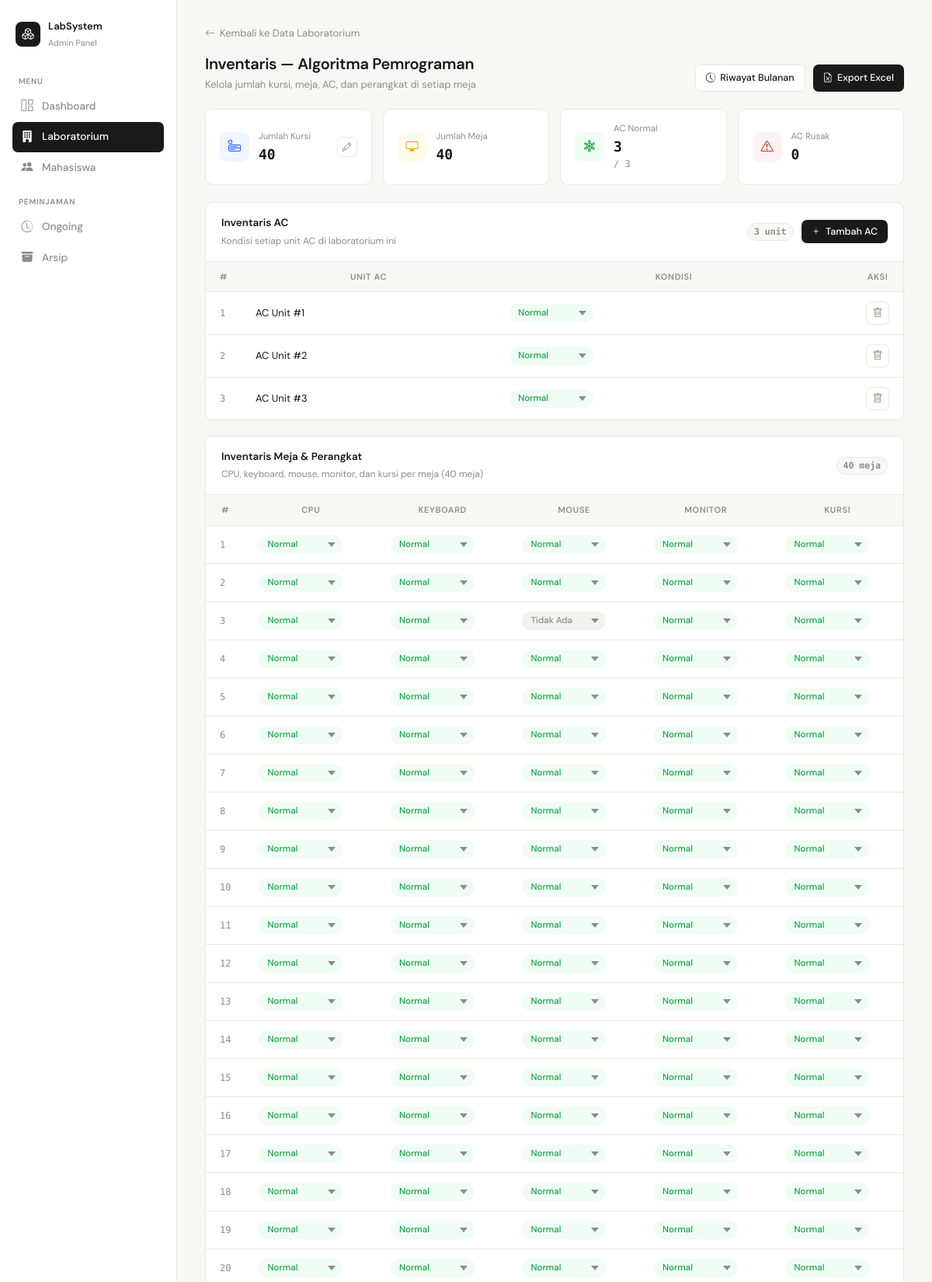
The app's page /admin/inventaris/inventaris_lab.php?id_lab=1 (signed in, upper part) with its own data.
### tables this page shows
CREATE TABLE `data_lab` (
  `id_lab` int NOT NULL,
  `nama_lab` varchar(100) NOT NULL,
  `lokasi` varchar(100) DEFAULT NULL,
  `stok` int NOT NULL,
  `jumlah_kursi` int NOT NULL DEFAULT '40',
  `jumlah_meja` int NOT NULL DEFAULT '40',
  `status` enum('availabel','not available') NOT NULL
);

CREATE TABLE `inventaris_ac` (
  `id_ac` int NOT NULL,
  `id_lab` int NOT NULL,
  `nomor_ac` int NOT NULL,
  `kondisi` enum('normal','rusak') NOT NULL DEFAULT 'normal'
);

CREATE TABLE `inventaris_meja` (
  `id_meja` int NOT NULL,
  `id_lab` int NOT NULL,
  `nomor_meja` int NOT NULL,
  `cpu_kondisi` enum('normal','rusak','instal_ulang') NOT NULL DEFAULT 'normal',
  `keyboard_kondisi` enum('normal','rusak','tidak_ada') NOT NULL DEFAULT 'normal',
  `mouse_kondisi` enum('normal','rusak','tidak_ada') NOT NULL DEFAULT 'normal',
  `monitor_kondisi` enum('normal','rusak','tidak_ada') NOT NULL DEFAULT 'normal',
  `kursi_kondisi` enum('normal','rusak','tidak_ada') NOT NULL DEFAULT 'normal'
);

### admin/inventaris/inventaris_lab.php (the view, shortened to what this page needs)
<?php
require_once __DIR__ . '/../../config/koneksi.php';
$id_lab = $_GET['id_lab'] ?? null;
$id_lab = mysqli_real_escape_string($koneksi, $id_lab);
$labRes = mysqli_query($koneksi, "SELECT * FROM data_lab WHERE id_lab = '$id_lab'");
$lab = mysqli_fetch_assoc($labRes);
$JUMLAH_MEJA_STANDAR = 40;
$acQuery = mysqli_query($koneksi, "SELECT * FROM inventaris_ac WHERE id_lab = '$id_lab' ORDER BY nomor_ac ASC");
$jumlahAc       = mysqli_num_rows($acQuery);
$acNormal       = 0;
$acRusak        = 0;
$acRows         = [];
while ($ac = mysqli_fetch_assoc($acQuery)) {
    $acRows[] = $ac;
    if ($ac['kondisi'] === 'normal') { $acNormal++; } else { $acRusak++; }
}
$mejaQuery = mysqli_query($koneksi, "SELECT * FROM inventaris_meja WHERE id_lab = '$id_lab' ORDER BY nomor_meja ASC");
$mejaRows = [];
while ($m = mysqli_fetch_assoc($mejaQuery)) { $mejaRows[] = $m; }
$jumlahMeja  = count($mejaRows);
$jumlahKursi = (int) ($lab['jumlah_kursi'] ?? $JUMLAH_MEJA_STANDAR);
function kondisiClass($val) {
    return match($val) {
        'normal'       => 'cond-normal',
        'rusak'        => 'cond-rusak',
        'instal_ulang' => 'cond-instal',
        'tidak_ada'    => 'cond-tidak-ada',
        default        => '',
    };
}
?>
<!DOCTYPE html>
<html lang="id">
<head>
<link href="https://cdn.jsdelivr.net/npm/bootstrap-icons/font/bootstrap-icons.css" rel="stylesheet">
</head>
<body>
<aside class="sidebar" id="sidebar">
    <div class="sidebar-logo">
        <div class="logo-icon"><i class="bi bi-boxes"></i></div>
        <div class="sidebar-logo-text">
            <strong>LabSystem</strong>
            <span>Admin Panel</span>
        </div>
    </div>
    <p class="nav-section">Menu</p>
    <ul style="list-style:none;padding:0;margin:0">
        <li class="nav-item"><a class="nav-link" href="../dashboard.php"><i class="bi bi-grid-1x2"></i> Dashboard</a></li>
        <li class="nav-item"><a class="nav-link active" href="../lab/data_lab.php"><i class="bi bi-building-fill"></i> Laboratorium</a></li>
        <li class="nav-item"><a class="nav-link" href="../mahasiswa/data_mhs.php"><i class="bi bi-people-fill"></i> Mahasiswa</a></li>
    </ul>
    <p class="nav-section">Peminjaman</p>
    <ul style="list-style:none;padding:0;margin:0">
        <li class="nav-item"><a class="nav-link" href="../peminjaman/riwayat_pinjam.php"><i class="bi bi-clock-history"></i> Ongoing</a></li>
        <li class="nav-item"><a class="nav-link" href="../peminjaman/arsip_peminjaman.php"><i class="bi bi-archive-fill"></i> Arsip</a></li>
    </ul>
    <div style="flex:1"></div>
</aside>
<main class="main">
    <a href="../lab/data_lab.php" class="back-link"><i class="bi bi-arrow-left"></i> Kembali ke Data Laboratorium</a>
    <div class="page-header">
        <div class="page-header-left">
            <h1>Inventaris — <?= htmlspecialchars($lab['nama_lab']); ?></h1>
            <p>Kelola jumlah kursi, meja, AC, dan perangkat di setiap meja</p>
        </div>
        <div style="display:flex;gap:10px;flex-wrap:wrap;">
            <a href="riwayat_inventaris.php?id_lab=<?= urlencode($id_lab); ?>" class="btn-secondary-page">
                <i class="bi bi-clock-history"></i> Riwayat Bulanan
            </a>
            <a href="export_inventaris.php?id_lab=<?= urlencode($id_lab); ?>" class="btn-primary">
                <i class="bi bi-file-earmark-excel"></i> Export Excel
            </a>
        </div>
    </div>
    <div class="summary-grid">
        <div class="summary-card">
            <div class="summary-icon kursi"><i class="bi bi-menu-app"></i></div>
            <div class="summary-info">
                <span>Jumlah Kursi</span>
                <strong id="jumlahKursiText"><?= $jumlahKursi; ?></strong>
            </div>
            <button class="summary-edit-btn" id="editKursiBtn" title="Ubah jumlah kursi"><i class="bi bi-pencil"></i></button>
        </div>
        <div class="summary-card">
            <div class="summary-icon meja"><i class="bi bi-display"></i></div>
            <div class="summary-info">
                <span>Jumlah Meja</span>
                <strong><?= $jumlahMeja; ?></strong>
            </div>
        </div>
        <div class="summary-card">
            <div class="summary-icon ac-ok"><i class="bi bi-snow2"></i></div>
            <div class="summary-info">
                <span>AC Normal</span>
                <strong><?= $acNormal; ?> <span style="font-size:12px;color:var(--muted);font-weight:400;">/ <?= $jumlahAc; ?></span></strong>
            </div>
        </div>
        <div class="summary-card">
            <div class="summary-icon ac-rusak"><i class="bi bi-exclamation-triangle"></i></div>
            <div class="summary-info">
                <span>AC Rusak</span>
                <strong><?= $acRusak; ?></strong>
            </div>
        </div>
    </div>
    <div class="card">
        <div class="card-header">
            <div class="card-header-left">
                <h2>Inventaris AC</h2>
                <span>Kondisi setiap unit AC di laboratorium ini</span>
            </div>
            <div style="display:flex;align-items:center;gap:10px;">
                <span class="count-chip"><?= $jumlahAc; ?> unit</span>
                <form method="POST" action="tambah_ac.php" style="margin:0;">
                    <button type="submit" class="btn-primary"><i class="bi bi-plus"></i> Tambah AC</button>
                </form>
            </div>
        </div>
        <div class="table-wrap">
            <table>
                <thead>
                    <tr>
                        <th style="width:44px">#</th>
                        <th>Unit AC</th>
                        <th>Kondisi</th>
                        <th style="width:60px">Aksi</th>
                    </tr>
                </thead>
                <tbody>
                <?php if ($jumlahAc > 0): ?>
                    <?php foreach ($acRows as $ac): ?>
                    <tr>
                        <td class="row-num"><?= $ac['nomor_ac']; ?></td>
                        <td>AC Unit #<?= $ac['nomor_ac']; ?></td>
                        <td>
                            <select class="cond-select <?= kondisiClass($ac['kondisi']); ?>"
                                    data-type="ac" data-id="<?= $ac['id_ac']; ?>" data-field="kondisi">
                                <option value="normal" <?= $ac['kondisi']==='normal'?'selected':''; ?>>Normal</option>
                            </select>
                        </td>
                        <td>
                            <a href="hapus_ac.php?id_ac=<?= $ac['id_ac']; ?>&id_lab=<?= urlencode($id_lab); ?>"
                               class="btn-action btn-delete" title="Hapus AC"
                               onclick="return confirm('Hapus unit AC #<?= $ac['nomor_ac']; ?>?')">
                                <i class="bi bi-trash"></i>
                            </a>
                        </td>
                    </tr>
                    <?php endforeach; ?>
                <?php else: ?>
                    <tr><td colspan="4" style="text-align:center;color:var(--muted);padding:28px;">Belum ada data AC. Klik "Tambah AC" untuk menambahkan.</td></tr>
                <?php endif; ?>
                </tbody>
            </table>
        </div>
    </div>
    <div class="card">
        <div class="card-header">
            <div class="card-header-left">
                <h2>Inventaris Meja & Perangkat</h2>
                <span>CPU, keyboard, mouse, monitor, dan kursi per meja (<?= $JUMLAH_MEJA_STANDAR; ?> meja)</span>
            </div>
            <span class="count-chip"><?= $jumlahMeja; ?> meja</span>
        </div>
        <div class="table-wrap">
            <table>
                <thead>
                    <tr>
                        <th style="width:44px">#</th>
                        <th>CPU</th>
                        <th>Keyboard</th>
                        <th>Mouse</th>
                        <th>Monitor</th>
                        <th>Kursi</th>
                    </tr>
                </thead>
                <tbody>
                <?php foreach ($mejaRows as $m): ?>
                    <tr>
                        <td class="row-num"><?= $m['nomor_meja']; ?></td>
                        <td>
                            <select class="cond-select <?= kondisiClass($m['cpu_kondisi']); ?>"
                                    data-type="meja" data-id="<?= $m['id_meja']; ?>" data-field="cpu_kondisi">
                                <option value="normal" <?= $m['cpu_kondisi']==='normal'?'selected':''; ?>>Normal</option>
                            </select>
                        </td>
                        <td>
                            <select class="cond-select <?= kondisiClass($m['keyboard_kondisi']); ?>"
                                    data-type="meja" data-id="<?= $m['id_meja']; ?>" data-field="keyboard_kondisi">
                                <option value="normal" <?= $m['keyboard_kondisi']==='normal'?'selected':''; ?>>Normal</option>
                            </select>
                        </td>
                        <td>
                            <select class="cond-select <?= kondisiClass($m['mouse_kondisi']); ?>"
                                    data-type="meja" data-id="<?= $m['id_meja']; ?>" data-field="mouse_kondisi">
                                <option value="normal" <?= $m['mouse_kondisi']==='normal'?'selected':''; ?>>Normal</option>
                                <option value="tidak_ada" <?= $m['mouse_kondisi']==='tidak_ada'?'selected':''; ?>>Tidak Ada</option>
                            </select>
                        </td>
                        <td>
                            <select class="cond-select <?= kondisiClass($m['monitor_kondisi']); ?>"
                                    data-type="meja" data-id="<?= $m['id_meja']; ?>" data-field="monitor_kondisi">
                                <option value="normal" <?= $m['monitor_kondisi']==='normal'?'selected':''; ?>>Normal</option>
                            </select>
                        </td>
                        <td>
                            <select class="cond-select <?= kondisiClass($m['kursi_kondisi']); ?>"
                                    data-type="meja" data-id="<?= $m['id_meja']; ?>" data-field="kursi_kondisi">
                                <option value="normal" <?= $m['kursi_kondisi']==='normal'?'selected':''; ?>>Normal</option>
                            </select>
                        </td>
                    </tr>
                <?php endforeach; ?>
                </tbody>
            </table>
        </div>
    </div>
</main>
</body>
</html>

### records on screen
data_lab: nama_lab "Algoritma Pemrograman", jumlah_kursi "40"
inventaris_ac: nomor_ac "1", kondisi+id_ac "Normal"
inventaris_ac: nomor_ac "2", kondisi+id_ac "Normal"
inventaris_ac: nomor_ac "3", kondisi+id_ac "Normal"
inventaris_meja: nomor_meja "1", cpu_kondisi+id_meja "Normal", keyboard_kondisi+id_meja "Normal", mouse_kondisi+id_meja "Normal", monitor_kondisi+id_meja "Normal", kursi_kondisi+id_meja "Normal"
inventaris_meja: nomor_meja "2", cpu_kondisi+id_meja "Normal", keyboard_kondisi+id_meja "Normal", mouse_kondisi+id_meja "Normal", monitor_kondisi+id_meja "Normal", kursi_kondisi+id_meja "Normal"
inventaris_meja: nomor_meja "3", cpu_kondisi+id_meja "Normal", keyboard_kondisi+id_meja "Normal", mouse_kondisi+id_meja "Tidak Ada", monitor_kondisi+id_meja "Normal", kursi_kondisi+id_meja "Normal"
inventaris_meja: nomor_meja "4", cpu_kondisi+id_meja "Normal", keyboard_kondisi+id_meja "Normal", mouse_kondisi+id_meja "Normal", monitor_kondisi+id_meja "Normal", kursi_kondisi+id_meja "Normal"
inventaris_meja: nomor_meja "5", cpu_kondisi+id_meja "Normal", keyboard_kondisi+id_meja "Normal", mouse_kondisi+id_meja "Normal", monitor_kondisi+id_meja "Normal", kursi_kondisi+id_meja "Normal"
inventaris_meja: nomor_meja "6", cpu_kondisi+id_meja "Normal", keyboard_kondisi+id_meja "Normal", mouse_kondisi+id_meja "Normal", monitor_kondisi+id_meja "Normal", kursi_kondisi+id_meja "Normal"
inventaris_meja: nomor_meja "7", cpu_kondisi+id_meja "Normal", keyboard_kondisi+id_meja "Normal", mouse_kondisi+id_meja "Normal", monitor_kondisi+id_meja "Normal", kursi_kondisi+id_meja "Normal"
inventaris_meja: nomor_meja "8", cpu_kondisi+id_meja "Normal", keyboard_kondisi+id_meja "Normal", mouse_kondisi+id_meja "Normal", monitor_kondisi+id_meja "Normal", kursi_kondisi+id_meja "Normal"
inventaris_meja: nomor_meja "9", cpu_kondisi+id_meja "Normal", keyboard_kondisi+id_meja "Normal", mouse_kondisi+id_meja "Normal", monitor_kondisi+id_meja "Normal", kursi_kondisi+id_meja "Normal"
inventaris_meja: nomor_meja "10", cpu_kondisi+id_meja "Normal", keyboard_kondisi+id_meja "Normal", mouse_kondisi+id_meja "Normal", monitor_kondisi+id_meja "Normal", kursi_kondisi+id_meja "Normal"
inventaris_meja: nomor_meja "11", cpu_kondisi+id_meja "Normal", keyboard_kondisi+id_meja "Normal", mouse_kondisi+id_meja "Normal", monitor_kondisi+id_meja "Normal", kursi_kondisi+id_meja "Normal"
inventaris_meja: nomor_meja "12", cpu_kondisi+id_meja "Normal", keyboard_kondisi+id_meja "Normal", mouse_kondisi+id_meja "Normal", monitor_kondisi+id_meja "Normal", kursi_kondisi+id_meja "Normal"
inventaris_meja: nomor_meja "13", cpu_kondisi+id_meja "Normal", keyboard_kondisi+id_meja "Normal", mouse_kondisi+id_meja "Normal", monitor_kondisi+id_meja "Normal", kursi_kondisi+id_meja "Normal"
inventaris_meja: nomor_meja "14", cpu_kondisi+id_meja "Normal", keyboard_kondisi+id_meja "Normal", mouse_kondisi+id_meja "Normal", monitor_kondisi+id_meja "Normal", kursi_kondisi+id_meja "Normal"
inventaris_meja: nomor_meja "15", cpu_kondisi+id_meja "Normal", keyboard_kondisi+id_meja "Normal", mouse_kondisi+id_meja "Normal", monitor_kondisi+id_meja "Normal", kursi_kondisi+id_meja "Normal"
inventaris_meja: nomor_meja "16", cpu_kondisi+id_meja "Normal", keyboard_kondisi+id_meja "Normal", mouse_kondisi+id_meja "Normal", monitor_kondisi+id_meja "Normal", kursi_kondisi+id_meja "Normal"
inventaris_meja: nomor_meja "17", cpu_kondisi+id_meja "Normal", keyboard_kondisi+id_meja "Normal", mouse_kondisi+id_meja "Normal", monitor_kondisi+id_meja "Normal", kursi_kondisi+id_meja "Normal"
inventaris_meja: nomor_meja "18", cpu_kondisi+id_meja "Normal", keyboard_kondisi+id_meja "Normal", mouse_kondisi+id_meja "Normal", monitor_kondisi+id_meja "Normal", kursi_kondisi+id_meja "Normal"
inventaris_meja: nomor_meja "19", cpu_kondisi+id_meja "Normal", keyboard_kondisi+id_meja "Normal", mouse_kondisi+id_meja "Normal", monitor_kondisi+id_meja "Normal", kursi_kondisi+id_meja "Normal"
inventaris_meja: nomor_meja "20", cpu_kondisi+id_meja "Normal", keyboard_kondisi+id_meja "Normal", mouse_kondisi+id_meja "Normal", monitor_kondisi+id_meja "Normal", kursi_kondisi+id_meja "Normal"

### other values on screen
$jumlahMeja "40"
$acNormal "3"
$jumlahAc "3"
$acRusak "0"
$JUMLAH_MEJA_STANDAR "40"
